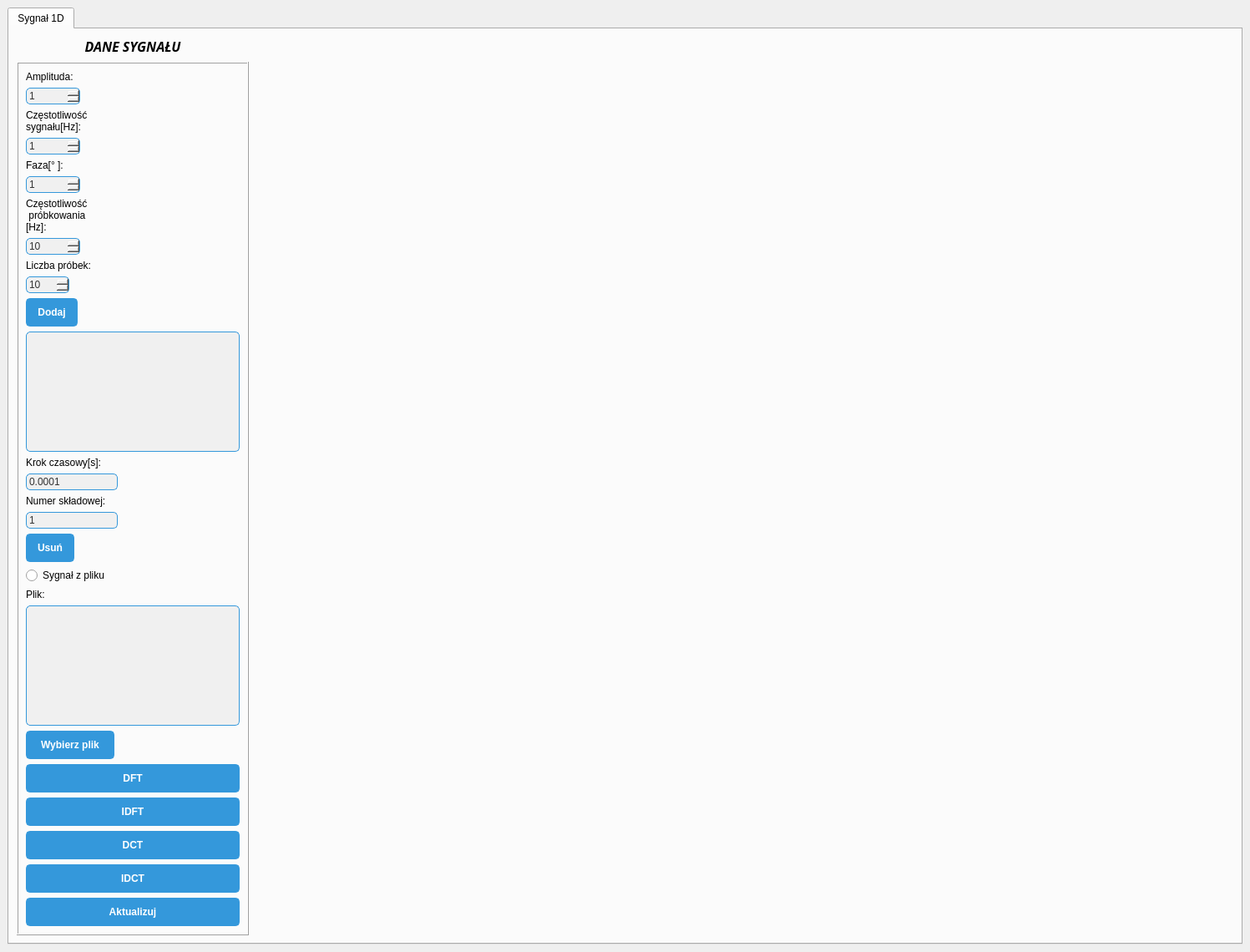
<?xml version="1.0" encoding="UTF-8"?>
<ui version="4.0">
 <class>mainWindow</class>
 <widget class="QMainWindow" name="mainWindow">
  <property name="enabled">
   <bool>true</bool>
  </property>
  <property name="geometry">
   <rect>
    <x>0</x>
    <y>0</y>
    <width>1497</width>
    <height>1140</height>
   </rect>
  </property>
  <property name="windowTitle">
   <string>Aplikacja do analizy częstotliwościowej sygnału</string>
  </property>
  <property name="toolButtonStyle">
   <enum>Qt::ToolButtonIconOnly</enum>
  </property>
  <property name="documentMode">
   <bool>false</bool>
  </property>
  <property name="tabShape">
   <enum>QTabWidget::Rounded</enum>
  </property>
  <widget class="QWidget" name="centralwidget">
   <property name="styleSheet">
    <string notr="true"/>
   </property>
   <layout class="QVBoxLayout" name="verticalLayout">
    <item>
     <layout class="QGridLayout" name="gridLayout">
      <item row="0" column="1">
       <widget class="QTabWidget" name="tabWidget">
        <property name="contextMenuPolicy">
         <enum>Qt::CustomContextMenu</enum>
        </property>
        <property name="layoutDirection">
         <enum>Qt::LeftToRight</enum>
        </property>
        <property name="styleSheet">
         <string notr="true"/>
        </property>
        <property name="tabPosition">
         <enum>QTabWidget::North</enum>
        </property>
        <property name="tabShape">
         <enum>QTabWidget::Rounded</enum>
        </property>
        <property name="currentIndex">
         <number>0</number>
        </property>
        <property name="documentMode">
         <bool>false</bool>
        </property>
        <property name="tabsClosable">
         <bool>false</bool>
        </property>
        <property name="movable">
         <bool>false</bool>
        </property>
        <property name="tabBarAutoHide">
         <bool>false</bool>
        </property>
        <widget class="QWidget" name="tabWidgetPage1">
         <attribute name="title">
          <string>Sygnał 1D</string>
         </attribute>
         <layout class="QFormLayout" name="formLayout_2">
          <item row="0" column="0">
           <layout class="QGridLayout" name="layout">
            <property name="verticalSpacing">
             <number>7</number>
            </property>
            <item row="0" column="0">
             <widget class="QLabel" name="label_9">
              <property name="font">
               <font>
                <family>Century Gothic</family>
                <pointsize>12</pointsize>
                <weight>75</weight>
                <italic>true</italic>
                <bold>true</bold>
               </font>
              </property>
              <property name="styleSheet">
               <string notr="true">QLabel{
font: 75 italic bold 12pt &quot;Century Gothic&quot;;}</string>
              </property>
              <property name="text">
               <string>DANE SYGNAŁU</string>
              </property>
              <property name="textFormat">
               <enum>Qt::PlainText</enum>
              </property>
              <property name="scaledContents">
               <bool>false</bool>
              </property>
              <property name="alignment">
               <set>Qt::AlignHCenter|Qt::AlignTop</set>
              </property>
             </widget>
            </item>
            <item row="1" column="0">
             <widget class="QFrame" name="frame_2">
              <property name="styleSheet">
               <string notr="true"/>
              </property>
              <property name="frameShape">
               <enum>QFrame::Box</enum>
              </property>
              <property name="frameShadow">
               <enum>QFrame::Raised</enum>
              </property>
              <layout class="QFormLayout" name="formLayout">
               <item row="0" column="0">
                <widget class="QLabel" name="label">
                 <property name="styleSheet">
                  <string notr="true">QLabel{
font: 75 italic 10pt &quot;Century Gothic&quot;;}</string>
                 </property>
                 <property name="frameShape">
                  <enum>QFrame::NoFrame</enum>
                 </property>
                 <property name="text">
                  <string>Amplituda:</string>
                 </property>
                 <property name="textFormat">
                  <enum>Qt::AutoText</enum>
                 </property>
                 <property name="wordWrap">
                  <bool>false</bool>
                 </property>
                </widget>
               </item>
               <item row="1" column="0">
                <widget class="QSpinBox" name="amplitude_edit">
                 <property name="styleSheet">
                  <string notr="true">QSpinBox {
    /* Background color */
    background-color: #f0f0f0;
    /* Border */
    border: 1px solid #3498db;
    border-radius: 5px;
    /* Text color */
    color: #333;
    /* Padding */
    padding: 1px;
}</string>
                 </property>
                 <property name="maximum">
                  <number>100000</number>
                 </property>
                 <property name="value">
                  <number>1</number>
                 </property>
                </widget>
               </item>
               <item row="2" column="0">
                <widget class="QLabel" name="label_2">
                 <property name="styleSheet">
                  <string notr="true">QLabel{
font: 75 italic 10pt &quot;Century Gothic&quot;;}</string>
                 </property>
                 <property name="text">
                  <string>Częstotliwość
sygnału[Hz]:</string>
                 </property>
                </widget>
               </item>
               <item row="3" column="0">
                <widget class="QSpinBox" name="frequency_edit">
                 <property name="styleSheet">
                  <string notr="true">QSpinBox {
    /* Background color */
    background-color: #f0f0f0;
    /* Border */
    border: 1px solid #3498db;
    border-radius: 5px;
    /* Text color */
    color: #333;
    /* Padding */
    padding: 1px;
}</string>
                 </property>
                 <property name="minimum">
                  <number>1</number>
                 </property>
                 <property name="maximum">
                  <number>100000</number>
                 </property>
                 <property name="value">
                  <number>1</number>
                 </property>
                </widget>
               </item>
               <item row="4" column="0">
                <widget class="QLabel" name="label_7">
                 <property name="styleSheet">
                  <string notr="true">QLabel{
font: 75 italic 10pt &quot;Century Gothic&quot;;}</string>
                 </property>
                 <property name="text">
                  <string>Faza[° ]:</string>
                 </property>
                </widget>
               </item>
               <item row="5" column="0">
                <widget class="QSpinBox" name="phase_edit">
                 <property name="styleSheet">
                  <string notr="true">QSpinBox {
    /* Background color */
    background-color: #f0f0f0;
    /* Border */
    border: 1px solid #3498db;
    border-radius: 5px;
    /* Text color */
    color: #333;
    /* Padding */
    padding: 1px;
}</string>
                 </property>
                 <property name="minimum">
                  <number>-10000</number>
                 </property>
                 <property name="maximum">
                  <number>100000</number>
                 </property>
                 <property name="value">
                  <number>1</number>
                 </property>
                </widget>
               </item>
               <item row="6" column="0">
                <widget class="QLabel" name="label_4">
                 <property name="styleSheet">
                  <string notr="true">QLabel{
font: 75 italic 10pt &quot;Century Gothic&quot;;}</string>
                 </property>
                 <property name="text">
                  <string>Częstotliwość
 próbkowania
[Hz]:</string>
                 </property>
                 <property name="textFormat">
                  <enum>Qt::AutoText</enum>
                 </property>
                 <property name="scaledContents">
                  <bool>false</bool>
                 </property>
                </widget>
               </item>
               <item row="7" column="0">
                <widget class="QSpinBox" name="sampling_frequency_edit">
                 <property name="styleSheet">
                  <string notr="true">QSpinBox {
    /* Background color */
    background-color: #f0f0f0;
    /* Border */
    border: 1px solid #3498db;
    border-radius: 5px;
    /* Text color */
    color: #333;
    /* Padding */
    padding: 1px;
}</string>
                 </property>
                 <property name="minimum">
                  <number>1</number>
                 </property>
                 <property name="maximum">
                  <number>100000</number>
                 </property>
                 <property name="value">
                  <number>10</number>
                 </property>
                </widget>
               </item>
               <item row="8" column="0">
                <widget class="QLabel" name="label_8">
                 <property name="styleSheet">
                  <string notr="true">QLabel{
font: 75 italic 10pt &quot;Century Gothic&quot;;}</string>
                 </property>
                 <property name="text">
                  <string>Liczba próbek:</string>
                 </property>
                </widget>
               </item>
               <item row="9" column="0">
                <widget class="QSpinBox" name="samples_number_edit">
                 <property name="styleSheet">
                  <string notr="true">QSpinBox {
    /* Background color */
    background-color: #f0f0f0;
    /* Border */
    border: 1px solid #3498db;
    border-radius: 5px;
    /* Text color */
    color: #333;
    /* Padding */
    padding: 1px;
}</string>
                 </property>
                 <property name="minimum">
                  <number>1</number>
                 </property>
                 <property name="maximum">
                  <number>1000</number>
                 </property>
                 <property name="value">
                  <number>10</number>
                 </property>
                </widget>
               </item>
               <item row="10" column="0">
                <widget class="QPushButton" name="add_button">
                 <property name="toolTip">
                  <string>&lt;html&gt;&lt;head/&gt;&lt;body&gt;&lt;p&gt;Dodaj składową sygnału z powyższych danych&lt;/p&gt;&lt;/body&gt;&lt;/html&gt;</string>
                 </property>
                 <property name="styleSheet">
                  <string notr="true">QPushButton {
    /* Set the default appearance for the push button */
    background-color: #3498db;
    border: 2px solid #3498db;
    border-radius: 5px;
    color: #fff;
    padding: 8px 12px;
    font-weight: bold;
}

QPushButton:hover {
    /* Change style when the mouse hovers over the button */
    background-color: #207dbb;
    border: 2px solid #207dbb;
}

QPushButton:pressed {
    /* Change style when the button is pressed */
    background-color: #266197;
    border: 2px solid #266197;
}</string>
                 </property>
                 <property name="text">
                  <string>Dodaj</string>
                 </property>
                </widget>
               </item>
               <item row="11" column="0">
                <widget class="QTextBrowser" name="signal_label">
                 <property name="styleSheet">
                  <string notr="true">QTextBrowser {
    /* Background color */
    background-color: #f0f0f0;
    /* Border */
    border: 1px solid #3498db;
    border-radius: 5px;
    /* Text color */
    color: #333;
    /* Padding */
    padding: 1px;
}</string>
                 </property>
                 <property name="readOnly">
                  <bool>false</bool>
                 </property>
                </widget>
               </item>
               <item row="12" column="0">
                <widget class="QLabel" name="label_5">
                 <property name="toolTip">
                  <string>&lt;html&gt;&lt;head/&gt;&lt;body&gt;&lt;p&gt;Krok między kolejnymi wartościami w zestawie danych osi OX&lt;/p&gt;&lt;/body&gt;&lt;/html&gt;</string>
                 </property>
                 <property name="styleSheet">
                  <string notr="true">QLabel{
font: 75 italic 10pt &quot;Century Gothic&quot;;}</string>
                 </property>
                 <property name="text">
                  <string>Krok czasowy[s]:</string>
                 </property>
                </widget>
               </item>
               <item row="13" column="0">
                <widget class="QLineEdit" name="time_step_edit">
                 <property name="styleSheet">
                  <string notr="true">QLineEdit {
    /* Background color */
    background-color: #f0f0f0;
    /* Border */
    border: 1px solid #3498db;
    border-radius: 5px;
    /* Text color */
    color: #333;
    /* Padding */
    padding: 1px;
}</string>
                 </property>
                 <property name="text">
                  <string>0.0001</string>
                 </property>
                 <property name="frame">
                  <bool>false</bool>
                 </property>
                 <property name="cursorMoveStyle">
                  <enum>Qt::LogicalMoveStyle</enum>
                 </property>
                </widget>
               </item>
               <item row="14" column="0">
                <widget class="QLabel" name="label_6">
                 <property name="toolTip">
                  <string>Wpisz numer składowej sygnału, na której chcesz wykonywać operacje 
Numer składowej &gt;=1</string>
                 </property>
                 <property name="styleSheet">
                  <string notr="true">QLabel{
font: 75 italic 10pt &quot;Century Gothic&quot;;}</string>
                 </property>
                 <property name="text">
                  <string>Numer składowej:</string>
                 </property>
                 <property name="textFormat">
                  <enum>Qt::AutoText</enum>
                 </property>
                 <property name="scaledContents">
                  <bool>false</bool>
                 </property>
                </widget>
               </item>
               <item row="15" column="0">
                <widget class="QLineEdit" name="signal_number_edit">
                 <property name="styleSheet">
                  <string notr="true">QLineEdit {
    /* Background color */
    background-color: #f0f0f0;
    /* Border */
    border: 1px solid #3498db;
    border-radius: 5px;
    /* Text color */
    color: #333;
    /* Padding */
    padding: 1px;
}</string>
                 </property>
                 <property name="text">
                  <string>1</string>
                 </property>
                 <property name="frame">
                  <bool>false</bool>
                 </property>
                 <property name="cursorMoveStyle">
                  <enum>Qt::LogicalMoveStyle</enum>
                 </property>
                </widget>
               </item>
               <item row="16" column="0">
                <widget class="QPushButton" name="delete_signal_button">
                 <property name="toolTip">
                  <string>&lt;html&gt;&lt;head/&gt;&lt;body&gt;&lt;p&gt;Usuń daną składową sygnału&lt;/p&gt;&lt;/body&gt;&lt;/html&gt;</string>
                 </property>
                 <property name="styleSheet">
                  <string notr="true">QPushButton {
    /* Set the default appearance for the push button */
    background-color: #3498db;
    border: 2px solid #3498db;
    border-radius: 5px;
    color: #fff;
    padding: 8px 12px;
    font-weight: bold;
}

QPushButton:hover {
    /* Change style when the mouse hovers over the button */
    background-color: #207dbb;
    border: 2px solid #207dbb;
}

QPushButton:pressed {
    /* Change style when the button is pressed */
    background-color: #266197;
    border: 2px solid #266197;
}</string>
                 </property>
                 <property name="text">
                  <string>Usuń</string>
                 </property>
                </widget>
               </item>
               <item row="17" column="0">
                <widget class="QRadioButton" name="wave_from_file">
                 <property name="toolTip">
                  <string>&lt;html&gt;&lt;head/&gt;&lt;body&gt;&lt;p&gt;Zaznacz, jeżeli chcesz zastąpić powyższy sygnał, danymi z pliku&lt;br/&gt;Akceptowane formaty: .wav&lt;/p&gt;&lt;/body&gt;&lt;/html&gt;</string>
                 </property>
                 <property name="text">
                  <string>Sygnał z pliku</string>
                 </property>
                </widget>
               </item>
               <item row="18" column="0">
                <widget class="QLabel" name="label_3">
                 <property name="styleSheet">
                  <string notr="true">QLabel{
font: 75 italic 10pt &quot;Century Gothic&quot;;}</string>
                 </property>
                 <property name="text">
                  <string>Plik:</string>
                 </property>
                 <property name="textFormat">
                  <enum>Qt::RichText</enum>
                 </property>
                 <property name="scaledContents">
                  <bool>false</bool>
                 </property>
                </widget>
               </item>
               <item row="22" column="0">
                <widget class="QTextEdit" name="file_name">
                 <property name="styleSheet">
                  <string notr="true">QTextEdit {
    /* Background color */
    background-color: #f0f0f0;
    /* Border */
    border: 1px solid #3498db;
    border-radius: 5px;
    /* Text color */
    color: #333;
    /* Padding */
    padding: 1px;
}</string>
                 </property>
                 <property name="readOnly">
                  <bool>true</bool>
                 </property>
                 <property name="acceptRichText">
                  <bool>true</bool>
                 </property>
                 <property name="placeholderText">
                  <string/>
                 </property>
                </widget>
               </item>
               <item row="31" column="0" colspan="2">
                <widget class="QPushButton" name="print_button">
                 <property name="toolTip">
                  <string>&lt;html&gt;&lt;head/&gt;&lt;body&gt;&lt;p&gt;Aktualizuj wykresy wprowadzonymi danymi&lt;/p&gt;&lt;/body&gt;&lt;/html&gt;</string>
                 </property>
                 <property name="styleSheet">
                  <string notr="true">QPushButton {
    /* Set the default appearance for the push button */
    background-color: #3498db;
    border: 2px solid #3498db;
    border-radius: 5px;
    color: #fff;
    padding: 8px 16px;
    font-weight: bold;
}

QPushButton:hover {
    /* Change style when the mouse hovers over the button */
    background-color: #207dbb;
    border: 2px solid #207dbb;
}

QPushButton:pressed {
    /* Change style when the button is pressed */
    background-color: #266197;
    border: 2px solid #266197;
}</string>
                 </property>
                 <property name="text">
                  <string>Aktualizuj</string>
                 </property>
                </widget>
               </item>
               <item row="27" column="0" colspan="2">
                <widget class="QPushButton" name="dft_button">
                 <property name="toolTip">
                  <string>&lt;html&gt;&lt;head/&gt;&lt;body&gt;&lt;p&gt;Pokaż okno z wykresem DFT&lt;/p&gt;&lt;/body&gt;&lt;/html&gt;</string>
                 </property>
                 <property name="styleSheet">
                  <string notr="true">QPushButton {
    /* Set the default appearance for the push button */
    background-color: #3498db;
    border: 2px solid #3498db;
    border-radius: 5px;
    color: #fff;
    padding: 8px 16px;
    font-weight: bold;
}

QPushButton:hover {
    /* Change style when the mouse hovers over the button */
    background-color: #207dbb;
    border: 2px solid #207dbb;
}

QPushButton:pressed {
    /* Change style when the button is pressed */
    background-color: #266197;
    border: 2px solid #266197;
}</string>
                 </property>
                 <property name="text">
                  <string>DFT</string>
                 </property>
                </widget>
               </item>
               <item row="29" column="0" colspan="2">
                <widget class="QPushButton" name="dct_button">
                 <property name="toolTip">
                  <string>&lt;html&gt;&lt;head/&gt;&lt;body&gt;&lt;p&gt;Pokaż okno z wykresem DCT&lt;/p&gt;&lt;p&gt;&lt;br/&gt;&lt;/p&gt;&lt;/body&gt;&lt;/html&gt;</string>
                 </property>
                 <property name="styleSheet">
                  <string notr="true">QPushButton {
    /* Set the default appearance for the push button */
    background-color: #3498db;
    border: 2px solid #3498db;
    border-radius: 5px;
    color: #fff;
    padding: 8px 16px;
    font-weight: bold;
}

QPushButton:hover {
    /* Change style when the mouse hovers over the button */
    background-color: #207dbb;
    border: 2px solid #207dbb;
}

QPushButton:pressed {
    /* Change style when the button is pressed */
    background-color: #266197;
    border: 2px solid #266197;
}</string>
                 </property>
                 <property name="text">
                  <string>DCT</string>
                 </property>
                </widget>
               </item>
               <item row="26" column="0">
                <widget class="QPushButton" name="choose_file_button">
                 <property name="toolTip">
                  <string>&lt;html&gt;&lt;head/&gt;&lt;body&gt;&lt;p&gt;Otwórz eksplorator plików w celu wyboru pliku&lt;/p&gt;&lt;/body&gt;&lt;/html&gt;</string>
                 </property>
                 <property name="styleSheet">
                  <string notr="true">QPushButton {
    /* Set the default appearance for the push button */
    background-color: #3498db;
    border: 2px solid #3498db;
    border-radius: 5px;
    color: #fff;
    padding: 8px 16px;
    font-weight: bold;
}

QPushButton:hover {
    /* Change style when the mouse hovers over the button */
    background-color: #207dbb;
    border: 2px solid #207dbb;
}

QPushButton:pressed {
    /* Change style when the button is pressed */
    background-color: #266197;
    border: 2px solid #266197;
}</string>
                 </property>
                 <property name="text">
                  <string>Wybierz plik</string>
                 </property>
                </widget>
               </item>
               <item row="28" column="0" colspan="2">
                <widget class="QPushButton" name="idft_button">
                 <property name="toolTip">
                  <string>&lt;html&gt;&lt;head/&gt;&lt;body&gt;&lt;p&gt;Pokaż okno z wykresem IDFT&lt;/p&gt;&lt;/body&gt;&lt;/html&gt;</string>
                 </property>
                 <property name="styleSheet">
                  <string notr="true">QPushButton {
    /* Set the default appearance for the push button */
    background-color: #3498db;
    border: 2px solid #3498db;
    border-radius: 5px;
    color: #fff;
    padding: 8px 16px;
    font-weight: bold;
}

QPushButton:hover {
    /* Change style when the mouse hovers over the button */
    background-color: #207dbb;
    border: 2px solid #207dbb;
}

QPushButton:pressed {
    /* Change style when the button is pressed */
    background-color: #266197;
    border: 2px solid #266197;
}</string>
                 </property>
                 <property name="text">
                  <string>IDFT</string>
                 </property>
                </widget>
               </item>
               <item row="30" column="0" colspan="2">
                <widget class="QPushButton" name="idct_button">
                 <property name="toolTip">
                  <string>&lt;html&gt;&lt;head/&gt;&lt;body&gt;&lt;p&gt;Pokaż okno z wykresem IDCT&lt;/p&gt;&lt;/body&gt;&lt;/html&gt;</string>
                 </property>
                 <property name="styleSheet">
                  <string notr="true">QPushButton {
    /* Set the default appearance for the push button */
    background-color: #3498db;
    border: 2px solid #3498db;
    border-radius: 5px;
    color: #fff;
    padding: 8px 16px;
    font-weight: bold;
}

QPushButton:hover {
    /* Change style when the mouse hovers over the button */
    background-color: #207dbb;
    border: 2px solid #207dbb;
}

QPushButton:pressed {
    /* Change style when the button is pressed */
    background-color: #266197;
    border: 2px solid #266197;
}</string>
                 </property>
                 <property name="text">
                  <string>IDCT</string>
                 </property>
                </widget>
               </item>
              </layout>
             </widget>
            </item>
           </layout>
          </item>
          <item row="0" column="1">
           <layout class="QVBoxLayout" name="layout1">
            <property name="sizeConstraint">
             <enum>QLayout::SetDefaultConstraint</enum>
            </property>
           </layout>
          </item>
         </layout>
        </widget>
       </widget>
      </item>
     </layout>
    </item>
   </layout>
  </widget>
 </widget>
 <resources/>
 <connections/>
</ui>
